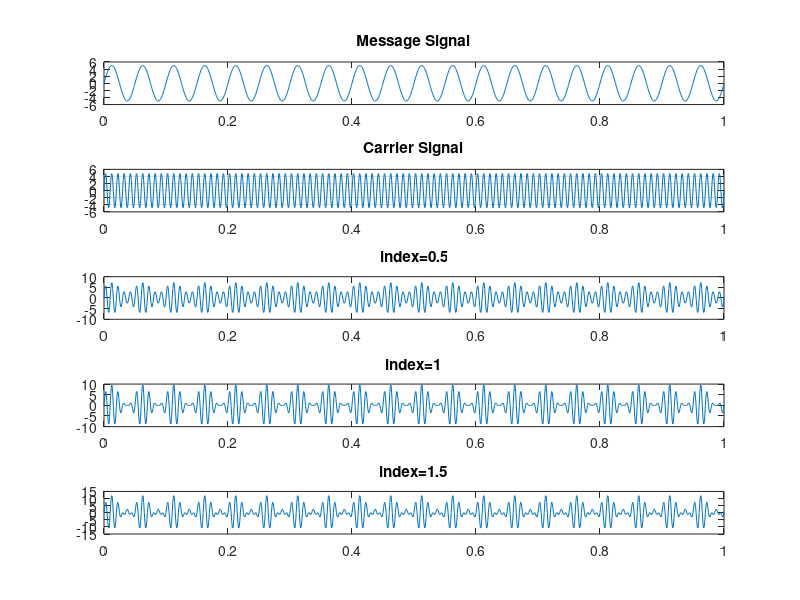

The MATLAB script that drew this image:
clc;
close all;
clear all;

m = [0.5 1 1.5];

Am = 5; %Amp. of modulating signal
fm = 20; %frequency of modulating signal
Tm = 1/fm;
t = 0:0.001:1;
ym = Am*sin(2*pi*fm*t);

subplot(5,1,1);
plot(t,ym)
title('Message Signal');

%Carrier signal

Ac = Am;
fc = 100;
Tc = 1/fc;
yc = Ac*sin(2*pi*fc*t);
subplot(5,1,2);
plot(t,yc)
grid on;
title('Carrier Signal');

%AM Modulation
index = 0;
titles = {'index=0.5', 'index=1', 'index=1.5'};
for i = m
    subplot(5,1,3+index);
    index = index + 1;
    y = Ac * (1+i*sin(2*pi*fm*t)).*sin(2*pi*fc*t);
    plot(t,y)
    title(titles{index});
end

